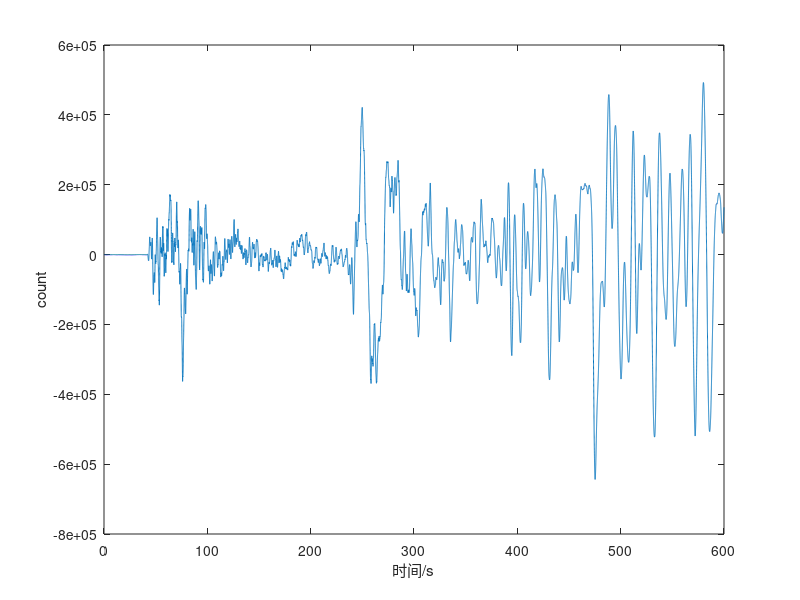

Recreate this plot in MATLAB. (Note: this script raises an error after producing the figure.)
%M02_07_analfilter_time.m
% 读入示例地震波形：巴楚地震台CTS-1垂直向记录M7.72013年4月16日伊朗-巴基斯坦交界地震
%XX_BCH_BHZ_2.txt
clear all
starttime=clock
load XX_BCH_BHZ_2.txt
wave=XX_BCH_BHZ_2;
wavelen=length(wave)
n1=6000
n2=4000
n2=0
n1=60000
wave1([1:n1])=wave([n2+1:n2+n1]);
Fs=100
t1=([1:n1])/Fs;
figure(1)
plot(t1,wave1)
xlabel('时间/s')
ylabel('count')
%利用模拟滤波器在时间域进行滤波
%滤波器示例：二阶高通巴特沃斯滤波器
%截止频率为1Hz。
%M02_07_butter_design
N=2   %二阶
Wc=1*2*pi %截止频率1Hz
fc=Wc/(2*pi)
[z,p,k]=butter(N,Wc,'high','s')
[b,a]=zp2tf(z,p,k)
[h,w]=freqs(b,a);
w;
wl=length(w)
figure(2)
subplot(2,1,1)
%semilogx(w/(2*pi),abs(h),'b');hold on   %幅频响应
plot(w/(2*pi),abs(h),'b');hold on
%plot(w,abs(h),co);hold on
axis([0 15 0 1.1])
ylabel('归一化振幅')
grid on
xlabel('频率/Hz')
%axis([0 1 0 1.1])
%set(gca,'YTick',0:0.1:1.1)
subplot(2,1,2)
%semilogx(w/(2*pi),unwrap(angle(h))*180/pi,'b');hold on
plot(w/(2*pi),unwrap(angle(h))*180/pi,'b');hold on
axis([0 15 -1000 1000])
grid on
ylabel('相位/°')
xlabel('频率/Hz')
%-------------------------------------------------------
%构建与傅里叶变换得到的前段与后端共轭形式数据对应的滤波器
%万永革，2012，第429页）
%构造脉冲响应
w_wave1=([1:n1])*2*pi*Fs/n1;
f_wave1=w_wave1/(2*pi);
h_wave1=freqs(b,a,w_wave1);
h1=zeros(1,n1);
for ii=1:n1/2
    h1(ii)=h_wave1(ii);
    h1(n1-ii)=conj(h_wave1(ii));
end
impule=ifft(h1);
figure(3)
plot(t1(1:n1/2),impule(1:n1/2))   %脉冲响应
title('脉冲响应，采样率=100sps')
xlabel('时间/s')
%axis([0 100 0 1.1])
%-------------------------------------------------------
%时间域滤波
%式（2.71）
%n_impule=300*Fs  %脉冲响应长度
n_impule=2*Fs
for i=1:n1
    ywave1(i)=0;
   if i<n_impule+1
       for j=1:i
        ywave1(i)=ywave1(i)+wave1(j)*impule(i-j+1);
       end
   end
        if i>n_impule
            for j=i-n_impule:i
           ywave1(i)=ywave1(i)+wave1(j)*impule(i-j+1); 
            end
        end
end
figure(4)
plot(t1(1:n1),ywave1)
title('时间域滤波后')
xlabel('时间/s')
ylabel('count')
endtime=clock
figure(5)
fft_wave1=fft(wave1);
loglog(f_wave1(1:n1/2),abs(fft_wave1(1:n1/2)))
title('滤波前')
xlabel('频率/Hz')
ylabel('谱振幅')
figure(6)
fft_ywave1=fft(ywave1);
loglog(f_wave1(1:n1/2),abs(fft_ywave1(1:n1/2)))
title('滤波后')
xlabel('频率/Hz')
ylabel('谱振幅')
